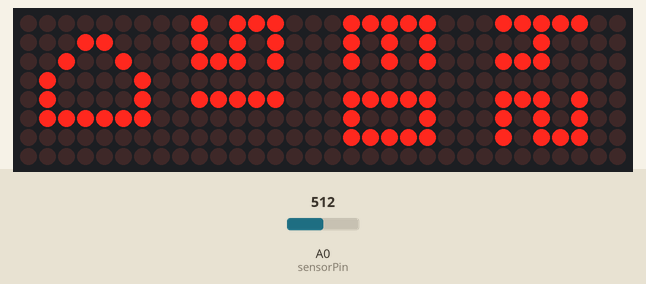
Bench run of a sketch on a simulated Arduino Uno, built with avr-gcc and run on an emulated ATmega328P. Shown: 32×8 LED matrix. The inputs (shaded band) are chosen by the test bench; at power-on: A0 (sensorPin) = 512. The local clock reads 2024-03-15 10:24:30 at power-on unless the sketch sets it.

Above: at 1.2 s.
1.3 s: A0 (sensorPin) set to 306
2.8 s: A0 (sensorPin) set to 122
At 10.8 s:
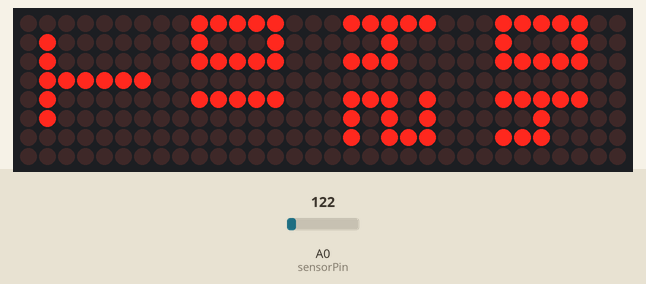
At 11.8 s:
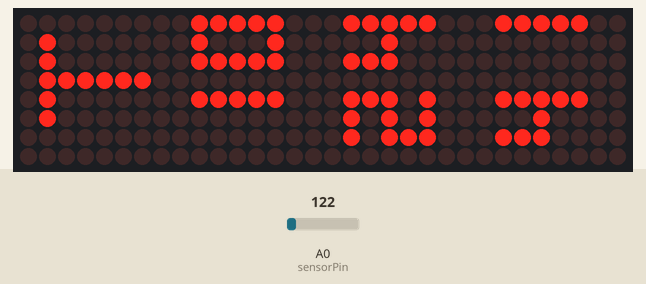
Timing chart, 0 to 13.3 s (numbered marks = the images above; inputs shaded):
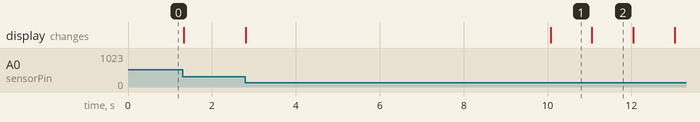

Measured:
- what the display in image 1 shows lasts 1.0 s, from 10.1 s to 11.1 s

The sketch:

LED_Matrix_Clock.ino
```cpp
#include <Wire.h>
#include <LedControl.h>
#include "RTClib.h"

RTC_DS3231 rtc;
int sensorPin = A0;
int brightness = 0;
unsigned devices = 4;
LedControl lc = LedControl(12, 10, 11, devices);
unsigned int repeat=0;

byte digits [60][8] = {
  {B01111100, B01000100, B01111100, B00000000, B01111100, B01000100, B01111100, B00000000},
  {B01111100, B00000000, B00000000, B00000000, B01111100, B01000100, B01111100, B00000000},
  {B01110100, B01010100, B01011100, B00000000, B01111100, B01000100, B01111100, B00000000},
  {B01111100, B01010100, B01010100, B00000000, B01111100, B01000100, B01111100, B00000000},
  {B01111100, B00010000, B01110000, B00000000, B01111100, B01000100, B01111100, B00000000},
  {B01011100, B01010100, B01110100, B00000000, B01111100, B01000100, B01111100, B00000000},
  {B01011100, B01010100, B01111100, B00000000, B01111100, B01000100, B01111100, B00000000},
  {B01111100, B01000000, B01000000, B00000000, B01111100, B01000100, B01111100, B00000000},
  {B01111100, B01010100, B01111100, B00000000, B01111100, B01000100, B01111100, B00000000},
  {B01111100, B01010100, B01110100, B00000000, B01111100, B01000100, B01111100, B00000000},
  {B01111100, B01000100, B01111100, B00000000, B01111100, B00000000, B00000000, B00000000},
  {B01111100, B00000000, B00000000, B00000000, B01111100, B00000000, B00000000, B00000000},
  {B01110100, B01010100, B01011100, B00000000, B01111100, B00000000, B00000000, B00000000},
  {B01111100, B01010100, B01010100, B00000000, B01111100, B00000000, B00000000, B00000000},
  {B01111100, B00010000, B01110000, B00000000, B01111100, B00000000, B00000000, B00000000},
  {B01011100, B01010100, B01110100, B00000000, B01111100, B00000000, B00000000, B00000000},
  {B01011100, B01010100, B01111100, B00000000, B01111100, B00000000, B00000000, B00000000},
  {B01111100, B01000000, B01000000, B00000000, B01111100, B00000000, B00000000, B00000000},
  {B01111100, B01010100, B01111100, B00000000, B01111100, B00000000, B00000000, B00000000},
  {B01111100, B01010100, B01110100, B00000000, B01111100, B00000000, B00000000, B00000000},
  {B01111100, B01000100, B01111100, B00000000, B01110100, B01010100, B01011100, B00000000},
  {B01111100, B00000000, B00000000, B00000000, B01110100, B01010100, B01011100, B00000000},
  {B01110100, B01010100, B01011100, B00000000, B01110100, B01010100, B01011100, B00000000},
  {B01111100, B01010100, B01010100, B00000000, B01110100, B01010100, B01011100, B00000000},
  {B01111100, B00010000, B01110000, B00000000, B01110100, B01010100, B01011100, B00000000},
  {B01011100, B01010100, B01110100, B00000000, B01110100, B01010100, B01011100, B00000000},
  {B01011100, B01010100, B01111100, B00000000, B01110100, B01010100, B01011100, B00000000},
  {B01111100, B01000000, B01000000, B00000000, B01110100, B01010100, B01011100, B00000000},
  {B01111100, B01010100, B01111100, B00000000, B01110100, B01010100, B01011100, B00000000},
  {B01111100, B01010100, B01110100, B00000000, B01110100, B01010100, B01011100, B00000000},
  {B01111100, B01000100, B01111100, B00000000, B01111100, B01010100, B01010100, B00000000},
  {B01111100, B00000000, B00000000, B00000000, B01111100, B01010100, B01010100, B00000000},
  {B01110100, B01010100, B01011100, B00000000, B01111100, B01010100, B01010100, B00000000},
  {B01111100, B01010100, B01010100, B00000000, B01111100, B01010100, B01010100, B00000000},
  {B01111100, B00010000, B01110000, B00000000, B01111100, B01010100, B01010100, B00000000},
  {B01011100, B01010100, B01110100, B00000000, B01111100, B01010100, B01010100, B00000000},
  {B01011100, B01010100, B01111100, B00000000, B01111100, B01010100, B01010100, B00000000},
  {B01111100, B01000000, B01000000, B00000000, B01111100, B01010100, B01010100, B00000000},
  {B01111100, B01010100, B01111100, B00000000, B01111100, B01010100, B01010100, B00000000},
  {B01111100, B01010100, B01110100, B00000000, B01111100, B01010100, B01010100, B00000000},
  {B01111100, B01000100, B01111100, B00000000, B01111100, B00010000, B01110000, B00000000},
  {B01111100, B00000000, B00000000, B00000000, B01111100, B00010000, B01110000, B00000000},
  {B01110100, B01010100, B01011100, B00000000, B01111100, B00010000, B01110000, B00000000},
  {B01111100, B01010100, B01010100, B00000000, B01111100, B00010000, B01110000, B00000000},
  {B01111100, B00010000, B01110000, B00000000, B01111100, B00010000, B01110000, B00000000},
  {B01011100, B01010100, B01110100, B00000000, B01111100, B00010000, B01110000, B00000000},
  {B01011100, B01010100, B01111100, B00000000, B01111100, B00010000, B01110000, B00000000},
  {B01111100, B01000000, B01000000, B00000000, B01111100, B00010000, B01110000, B00000000},
  {B01111100, B01010100, B01111100, B00000000, B01111100, B00010000, B01110000, B00000000},
  {B01111100, B01010100, B01110100, B00000000, B01111100, B00010000, B01110000, B00000000},
  {B01111100, B01000100, B01111100, B00000000, B01011100, B01010100, B01110100, B00000000},
  {B01111100, B00000000, B00000000, B00000000, B01011100, B01010100, B01110100, B00000000},
  {B01110100, B01010100, B01011100, B00000000, B01011100, B01010100, B01110100, B00000000},
  {B01111100, B01010100, B01010100, B00000000, B01011100, B01010100, B01110100, B00000000},
  {B01111100, B00010000, B01110000, B00000000, B01011100, B01010100, B01110100, B00000000},
  {B01011100, B01010100, B01110100, B00000000, B01011100, B01010100, B01110100, B00000000},
  {B01011100, B01010100, B01111100, B00000000, B01011100, B01010100, B01110100, B00000000},
  {B01111100, B01000000, B01000000, B00000000, B01011100, B01010100, B01110100, B00000000},
  {B01111100, B01010100, B01111100, B00000000, B01011100, B01010100, B01110100, B00000000},
  {B01111100, B01010100, B01110100, B00000000, B01011100, B01010100, B01110100, B00000000}
};

byte mode [2][8] = {
  {B00000000, B00011000, B00100100, B01000010, B01000010, B01111110, B00000000, B00000000},
  {B00000000, B01000000, B01000000, B01111110, B01000000, B01000000, B00000000, B00000000}
};

void setup() {
//  pinMode(sensorPin, INPUT);
  rtc.begin();
  for(unsigned address = 0; address < devices; address++) {
    lc.shutdown(address, false);
    lc.clearDisplay(address);
  }
}

void loop() {
  brightness = ((1023 - analogRead(sensorPin)) / 256) - 1;
 if (brightness < 0) {brightness = 0;}
  for (unsigned address = 0; address < devices; address++) {
    lc.setIntensity(address, brightness);
   DateTime t = rtc.now();
  if(repeat<=60)
      for (unsigned row = 0; row < 9; row++) {
        lc.setRow(0, row, digits[t.year()%100][row]);
        lc.setRow(1, row, digits[t.month()][row]);
        lc.setRow(2, row, digits[t.day()][row]);
        lc.setRow(3, row, mode[0][row]);
        }
  else
  for (unsigned row = 0; row < 9; row++) {
        lc.setRow(0, row, digits[t.second()][row]);
        lc.setRow(1, row, digits[t.minute()][row]);
        lc.setRow(2, row, digits[t.hour()][row]);
        lc.setRow(3, row, mode[1][row]);
       }
  };
  if (repeat>=120)
    repeat=0;
    repeat++;
    delay(100);
 }
```
